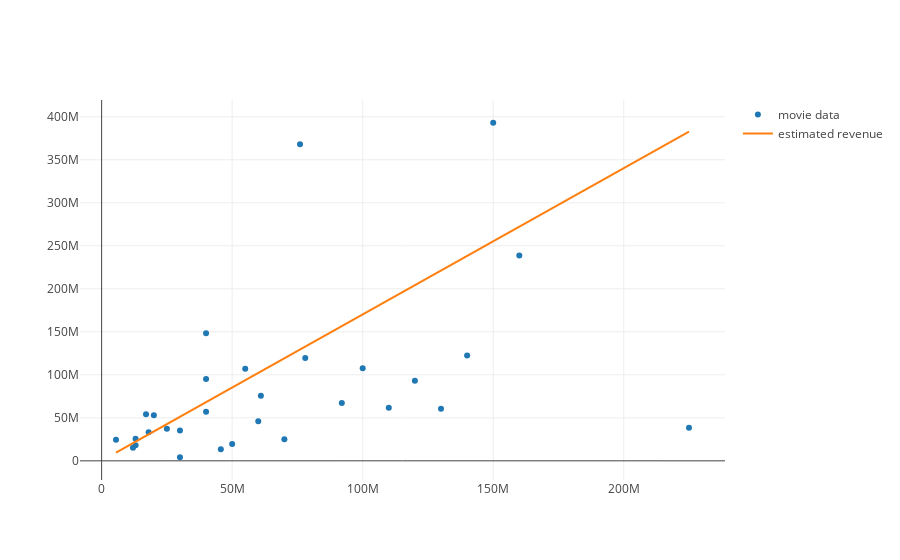

The notebook cell saved with this chart:
### Markdown cell above
Let's plot the data as well as the regression line to get a sense of what we are looking at.

### Code cell
from plotly.offline import iplot, init_notebook_mode
init_notebook_mode(connected=True)

from graph import trace_values, m_b_trace, plot
movies_trace = trace_values(x_values, y_values, text=titles, name='movie data')

regression_trace = m_b_trace(1.7, 100000, x_values, name='estimated revenue')
plot([movies_trace, regression_trace])
